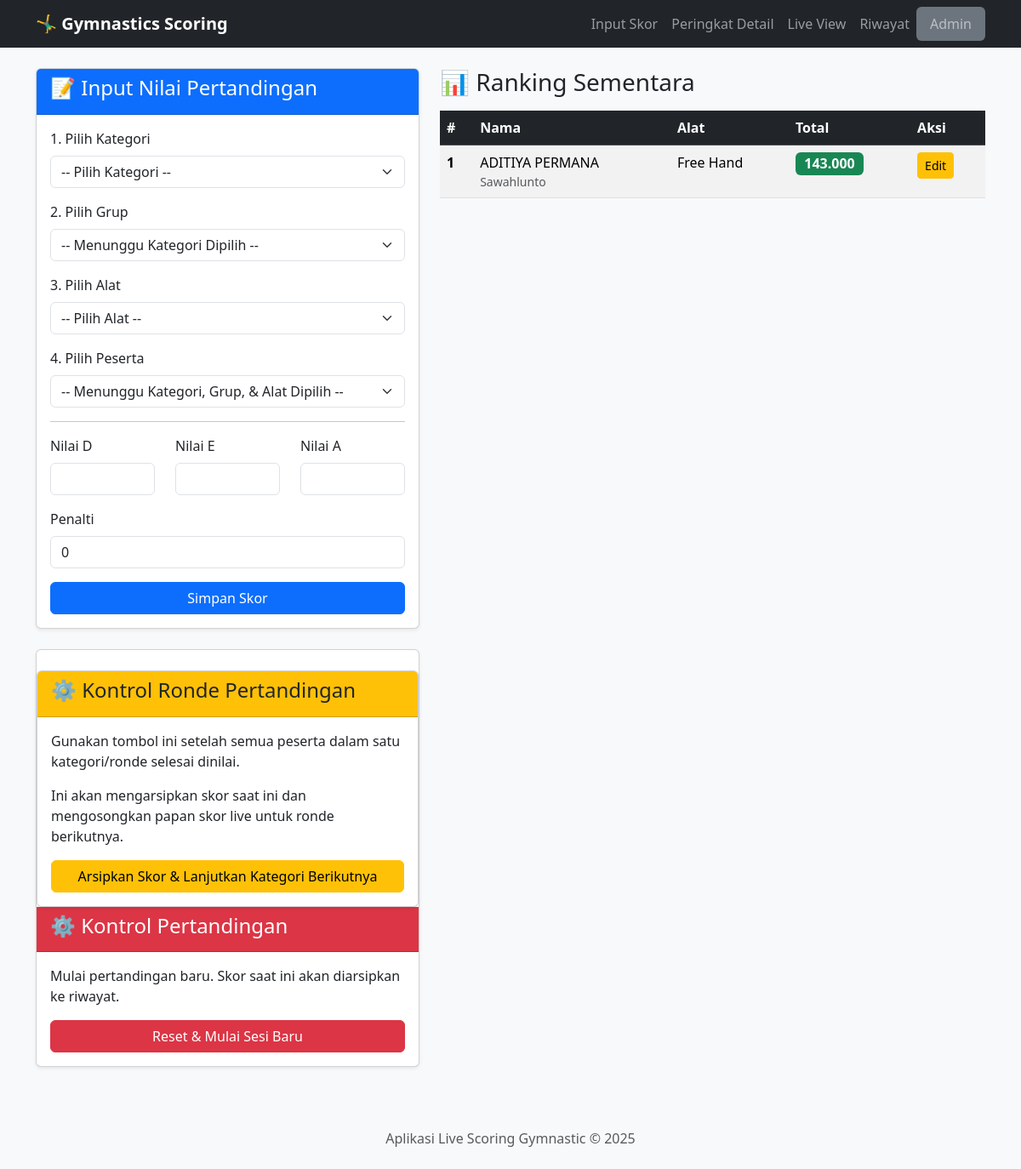
Before: / with the older database file.
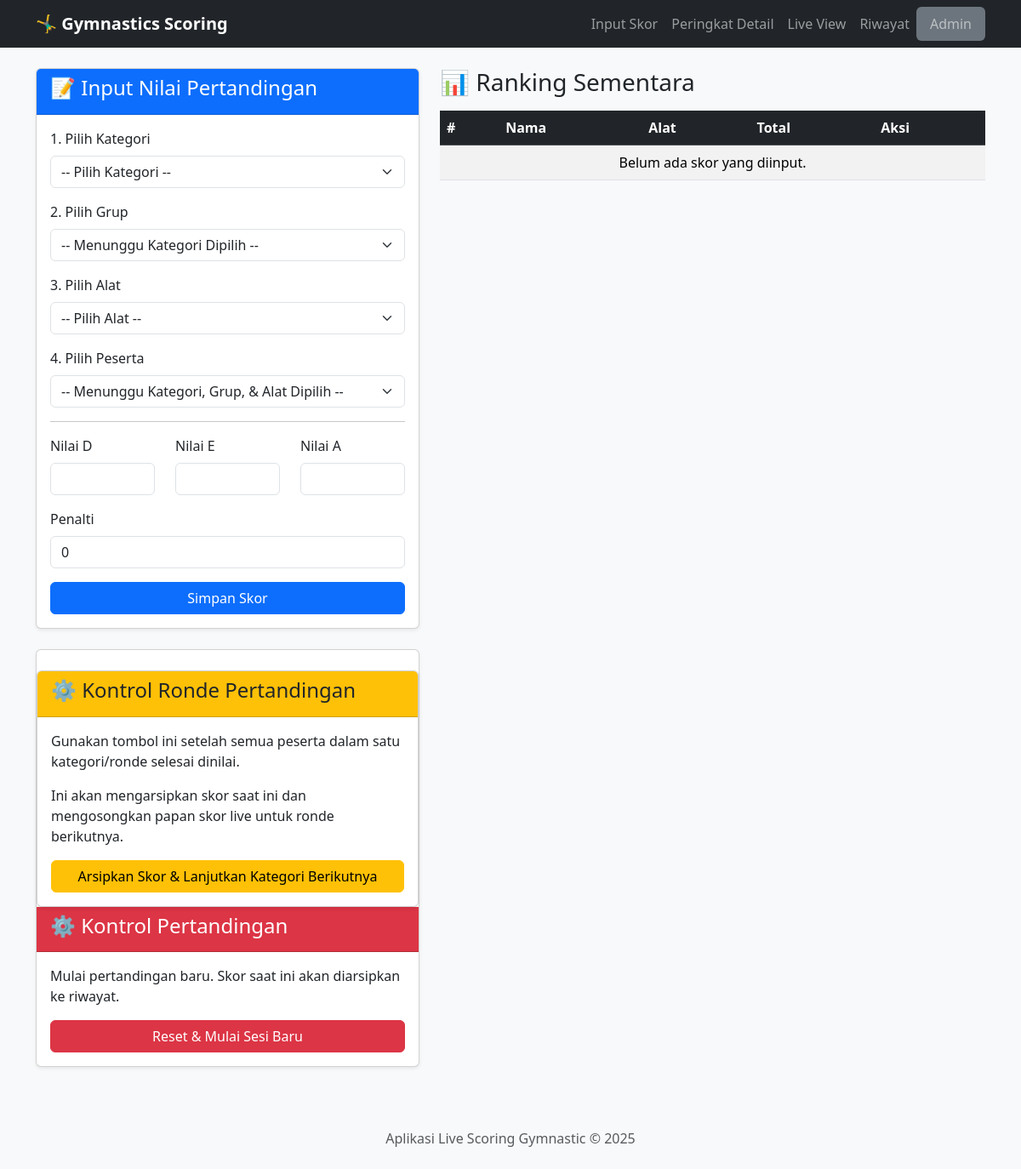
After: the same page with the newer database file.
### app.py (models this page shows)
class Skor(db.Model):
    id = db.Column(db.Integer, primary_key=True)
    event_id = db.Column(db.Integer, db.ForeignKey('event.id'), nullable=False)
    peserta_id = db.Column(db.Integer, db.ForeignKey('peserta.id'), nullable=False)
    alat_id = db.Column(db.Integer, db.ForeignKey('alat.id'), nullable=False)
    nilai_d = db.Column(db.Float, nullable=False, default=0.0)
    nilai_e = db.Column(db.Float, nullable=False, default=0.0)
    nilai_a = db.Column(db.Float, nullable=False, default=0.0)
    penalti = db.Column(db.Float, nullable=False, default=0.0)
    total_nilai = db.Column(db.Float, nullable=False, default=0.0)
    sesi_pertandingan = db.Column(db.String(100), default="current")
    event = db.relationship('Event', backref=db.backref('skor', lazy=True, cascade="all, delete"))
    peserta = db.relationship('Peserta', backref=db.backref('skor', lazy=True, cascade="all, delete"))
    alat = db.relationship('Alat')

class Peserta(db.Model):
    id = db.Column(db.Integer, primary_key=True)
    nama = db.Column(db.String(150), nullable=False)
    event_id = db.Column(db.Integer, db.ForeignKey('event.id'), nullable=False)
    daerah_id = db.Column(db.Integer, db.ForeignKey('daerah.id'), nullable=False)
    kategori_id = db.Column(db.Integer, db.ForeignKey('kategori.id'), nullable=False)
    grup_id = db.Column(db.Integer, db.ForeignKey('grup.id'), nullable=False)
    event = db.relationship('Event', backref=db.backref('peserta', lazy=True, cascade="all, delete"))
    daerah = db.relationship('Daerah', backref=db.backref('peserta', lazy=True))
    kategori = db.relationship('Kategori', backref=db.backref('peserta', lazy=True))
    grup = db.relationship('Grup', backref=db.backref('peserta', lazy=True))
    __table_args__ = {'extend_existing': True}

class Daerah(db.Model):
    id = db.Column(db.Integer, primary_key=True)
    nama = db.Column(db.String(100), unique=True, nullable=False)

class Alat(db.Model):
    id = db.Column(db.Integer, primary_key=True)
    nama = db.Column(db.String(100), unique=True, nullable=False)

### app.py (the view, shortened to what this page needs)
@app.route('/', methods=['GET', 'POST'])
def input_skor():
    active_event = get_active_event()
    if not active_event:
        flash("Tidak ada event yang aktif. Silakan aktifkan satu event di menu Admin.", "warning")
        return render_template('no_event.html')
    kategori_ids = db.session.query(Peserta.kategori_id).filter(Peserta.event_id == active_event.id).distinct().all()
    kategori_list = Kategori.query.filter(Kategori.id.in_([k[0] for k in kategori_ids])).all()
    master_data = { 'kategori': kategori_list, 'alat': Alat.query.order_by(Alat.nama).all() }
    ranking_sementara = Skor.query.filter_by(event_id=active_event.id, sesi_pertandingan='current').order_by(Skor.total_nilai.desc()).all()
    return render_template('input_skor.html', data=master_data, ranking=ranking_sementara, active_event=active_event)

### app.py (called while the page is built)
def get_active_event():
    return Event.query.filter_by(is_active=True).first()

### templates/input_skor.html (shortened to what the changed rows need)
{% extends 'layout.html' %}
{% block content %}
<div class="row">
    <div class="col-lg-7">
        <div class="table-responsive">
            <table class="table table-striped table-hover">
                <thead class="table-dark">
                    <tr>
                        <th>#</th>
                        <th>Nama</th>
                        <th>Alat</th>
                        <th>Total</th>
                        <th>Aksi</th>
                    </tr>
                </thead>
                <tbody>
                    {% for s in ranking %}
                    <tr>
                        <td><strong>{{ loop.index }}</strong></td>
                        <td><a href="{{ url_for('profil_peserta', peserta_id=s.peserta.id) }}" class="participant-link">{{ s.peserta.nama }}</a> <small class="text-muted d-block">{{ s.peserta.daerah.nama }}</small></td>
                        <td>{{ s.alat.nama }}</td>
                        <td><span class="badge bg-success fs-6">{{ "%.3f"|format(s.total_nilai) }}</span></td>
                        <td>
                            <a href="{{ url_for('edit_skor', skor_id=s.id) }}" class="btn btn-sm btn-warning">Edit</a>
                        </td>
                    </tr>
                    {% else %}
                    <tr><td colspan="5" class="text-center">Belum ada skor yang diinput.</td></tr>
                    {% endfor %}
                </tbody>
            </table>
        </div>
    </div>
</div>
{% endblock %}

Changed rows visible on the page:
no longer on this page (row edited): Skor: peserta.nama "ADITIYA PERMANA", peserta.daerah.nama "Sawahlunto", alat.nama "Free Hand", total_nilai "143.000"
Other visible differences:
text now shown: "Belum ada skor yang diinput."
